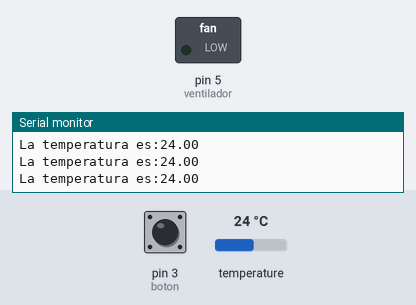
A sketch run on a simulated Arduino Uno, built with avr-gcc and run on an emulated ATmega328P. On the bench: switched loads named in the sketch (green lamp = pin HIGH), the last lines printed to the serial monitor. The test bench sets the inputs (shaded band); at power-on: pin 3 (boton) LOW, temperature 24 °C.

Above: at 2.3 s.
2.4 s: pin 3 (boton) pulled HIGH for 0.95 s
At 3.1 s:
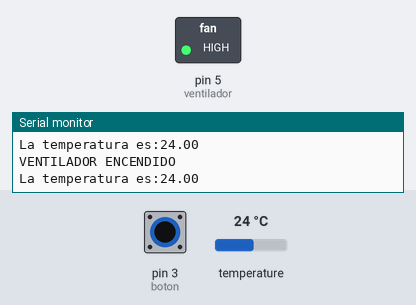
7.6 s: pin 3 (boton) pulled HIGH for 0.95 s
At 9.7 s:
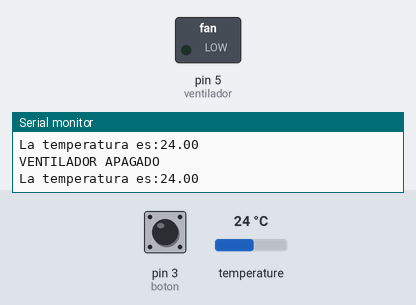
10.0 s: pin 3 (boton) pulled HIGH for 3.2 s
At 11.4 s:
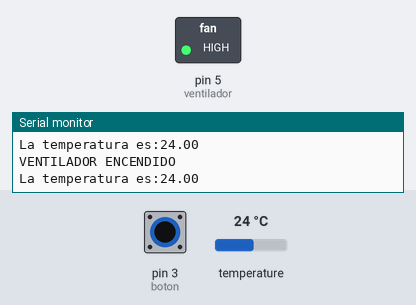
Timing chart, 0 to 14.7 s (numbered marks = the images above; inputs shaded):
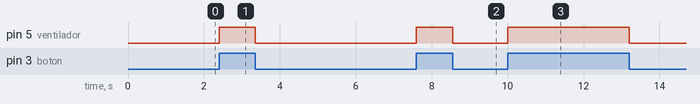

The sketch:

Practica14.ino
```cpp
//Se incluye las librerias
#include <OneWire.h>
#include <DallasTemperature.h>

//Se define el pin que vamos a usar con one wire
#define ONE_WIRE_BUS 2
OneWire oneWire(ONE_WIRE_BUS);
DallasTemperature sensor (&oneWire);

int boton = 3;
int ventilador = 5;
float temperatura;

long diferencia;
long tiempo_anterior;

int maxtemp = 25.3;

bool estado;

void setup() {
  Serial.begin(9600);
  Serial.println("Iniciando Sensor de temperatura Dallas");

  pinMode(boton,INPUT);
  pinMode(ventilador ,OUTPUT);

  attachInterrupt(digitalPinToInterrupt(boton),consulta_estado,CHANGE);
}

void loop() {
  sensor.requestTemperatures();
  temperatura = sensor.getTempCByIndex(0);

  Serial.println("La temperatura es:"+ String(temperatura));

  if(temperatura > maxtemp){
      if(estado == true){
        digitalWrite(ventilador,HIGH);
         Serial.println("ENCENDIDO POR TEMPERATURA");
      }
      else {
        digitalWrite(ventilador,LOW);
        Serial.println("APAGADO POR TEMPERATURA");
        }
  }
}

void consulta_estado(){
  diferencia = millis() - tiempo_anterior;
  tiempo_anterior = millis();

  if(diferencia > 500){
    if(digitalRead(ventilador) == true){
      digitalWrite(ventilador ,LOW);
      Serial.println("VENTILADOR APAGADO");
      estado = false;
      delay(500);
    }else {
      digitalWrite(ventilador,HIGH);
      Serial.println("VENTILADOR ENCENDIDO");
      estado = true;
      delay (500);
    }
  }
}
```

Measured:
- after the input at 2.4 s, pin 5 (ventilador): LOW → HIGH at once, → LOW 0.95 s later
- after the input at 7.6 s, pin 5 (ventilador): LOW → HIGH at once, → LOW 0.95 s later
- after the input at 10.0 s, pin 5 (ventilador): LOW → HIGH at once, → LOW 3.2 s later
